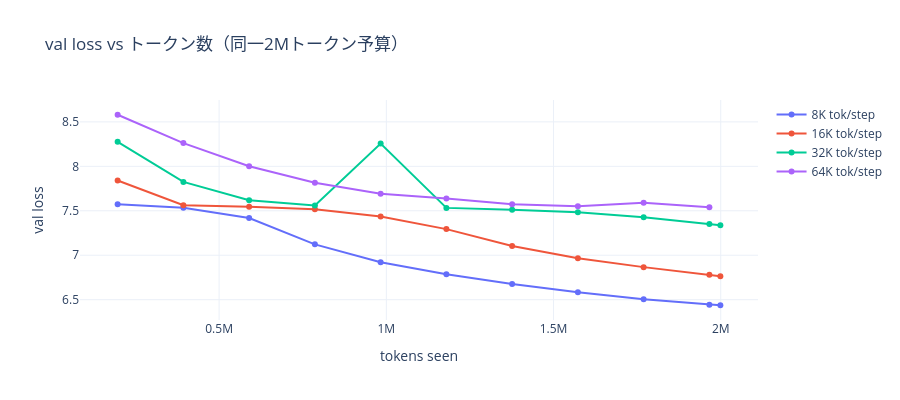

Here is the notebook cell this chart was saved with:
### Code cell
res = load_json(CAL / "batch_size.json")["results"]
fig = go.Figure()
for r in res:
    c = r["curve"]
    fig.add_trace(go.Scatter(x=[p["tokens"] for p in c], y=[p["val_loss"] for p in c],
                             mode="lines+markers", name=f'{r["effective_tokens"]//1024}K tok/step'))
fig.update_layout(title="val loss vs トークン数（同一2Mトークン予算）",
                  xaxis_title="tokens seen", yaxis_title="val loss", template="plotly_white", height=400)
fig.show()
pd.DataFrame([(r["effective_tokens"], r["n_steps"], r["final_val_loss"], r["wallclock_sec"]) for r in res],
             columns=["eff_tokens","n_steps","final_val_loss","wallclock_s"])

### Figure 1 — Plotly figure (JSON) as saved in the notebook; plotly's stock layout.template omitted (floating-point values rounded to 4 significant figures)
{"data": [{"mode": "lines+markers", "name": "8K tok/step", "type": "scatter", "x": [196608, 393216, 589824, 786432, 983040, 1179648, 1376256, 1572864, 1769472, 1966080, 1998848], "y": [7.573, 7.534, 7.418, 7.122, 6.92, 6.785, 6.675, 6.583, 6.505, 6.443, 6.437]}, {"mode": "lines+markers", "name": "16K tok/step", "type": "scatter", "x": [196608, 393216, 589824, 786432, 983040, 1179648, 1376256, 1572864, 1769472, 1966080, 1998848], "y": [7.841, 7.562, 7.544, 7.516, 7.435, 7.294, 7.105, 6.965, 6.866, 6.78, 6.764]}, {"mode": "lines+markers", "name": "32K tok/step", "type": "scatter", "x": [196608, 393216, 589824, 786432, 983040, 1179648, 1376256, 1572864, 1769472, 1966080, 1998848], "y": [8.276, 7.824, 7.62, 7.559, 8.256, 7.533, 7.512, 7.485, 7.428, 7.352, 7.338]}, {"mode": "lines+markers", "name": "64K tok/step", "type": "scatter", "x": [196608, 393216, 589824, 786432, 983040, 1179648, 1376256, 1572864, 1769472, 1966080], "y": [8.58, 8.262, 8.002, 7.815, 7.691, 7.639, 7.574, 7.552, 7.59, 7.54]}], "layout": {"height": 400, "title": {"text": "val loss vs トークン数（同一2Mトークン予算）"}, "xaxis": {"title": {"text": "tokens seen"}}, "yaxis": {"title": {"text": "val loss"}}}}
